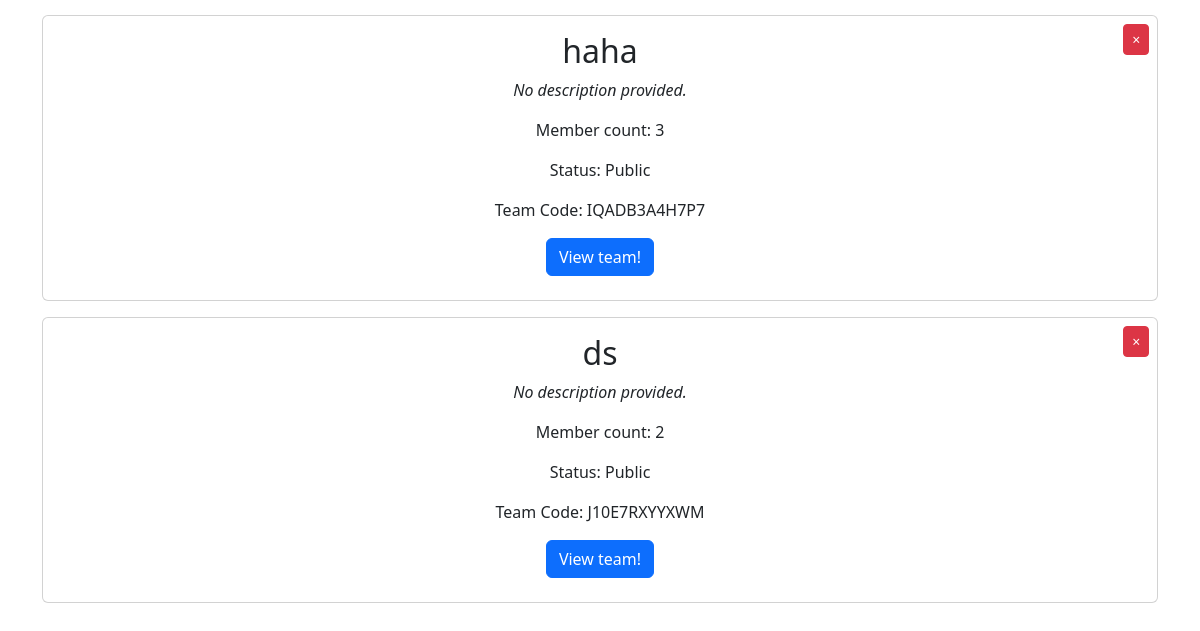
The page /teams (signed in, lower part) on the database as committed earlier.
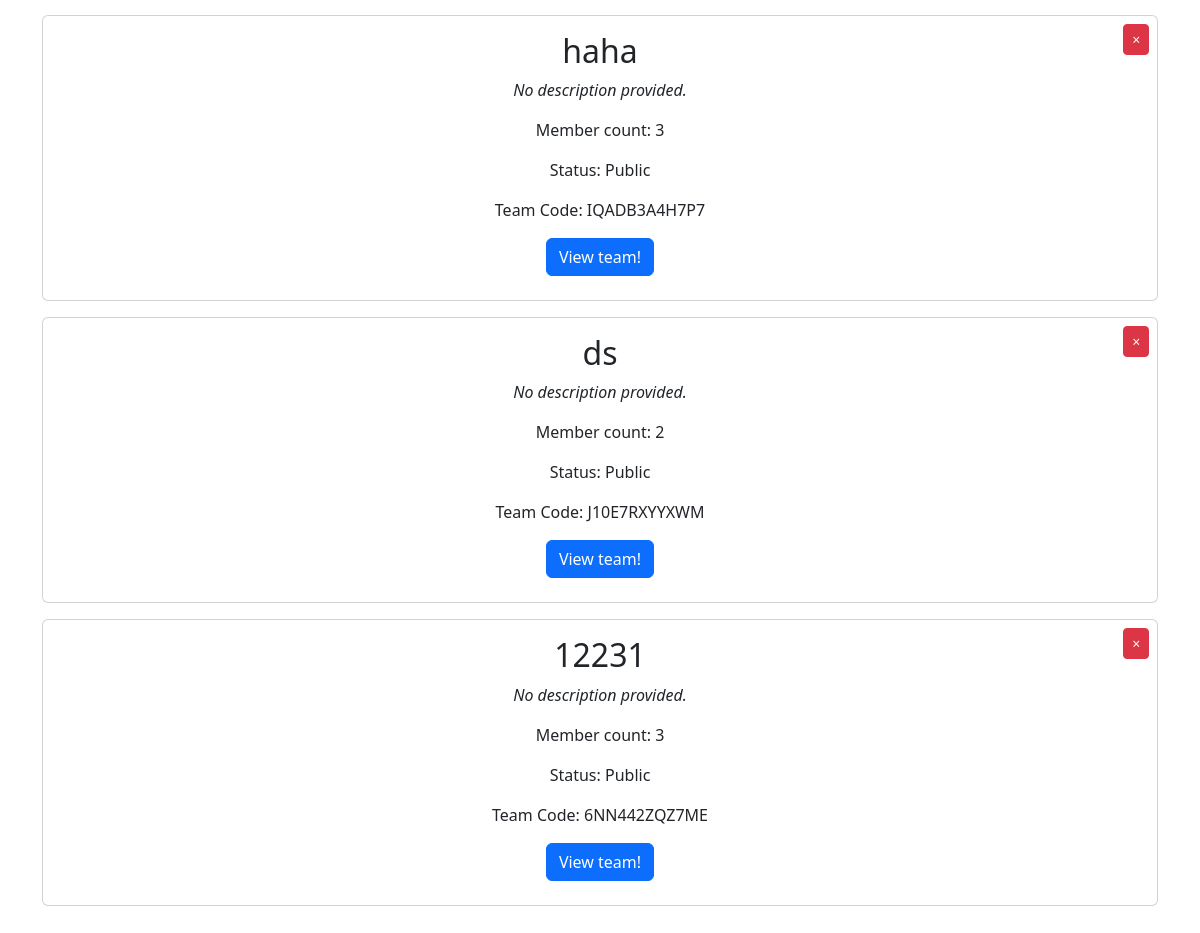
The same page on the database as committed later.
### tables this page shows
CREATE TABLE "team_members" (
    "team_id"   INTEGER NOT NULL,
    "user_id"   INTEGER NOT NULL,
    "privilege" TEXT,
    CONSTRAINT "fk_team_members_team_id" FOREIGN KEY("team_id") REFERENCES "teams"("id") ON DELETE CASCADE,
    CONSTRAINT "fk_team_members_user_id" FOREIGN KEY("user_id") REFERENCES "users"("id") ON DELETE CASCADE
);

CREATE TABLE "teams" (
    "id"    INTEGER NOT NULL UNIQUE,
    "code"  TEXT NOT NULL,
    "name"  TEXT NOT NULL UNIQUE,
    "description" TEXT,
    "access_type" TEXT NOT NULL,
    PRIMARY KEY("id" AUTOINCREMENT)
);

### app.py (the view)
@app.route("/teams", methods=["GET"])
@login_required
def view_teams():
    search_query = request.args.get("search", "")
    if search_query:
        teams = db.execute("""
            SELECT teams.id, teams.name, teams.description, teams.code, teams.access_type, team_members.privilege,
                (SELECT COUNT(*) FROM team_members WHERE team_members.team_id = teams.id) AS member_count
            FROM teams
            JOIN team_members ON teams.id = team_members.team_id
            WHERE team_members.user_id = ?
            AND teams.name LIKE ?
            ORDER BY team_members.privilege
            """, session["user_id"], f"%{search_query}%")
    else:
        teams = db.execute("""
            SELECT teams.id, teams.name, teams.description, teams.code, teams.access_type, team_members.privilege,
                (SELECT COUNT(*) FROM team_members WHERE team_members.team_id = teams.id) AS member_count
            FROM teams
            JOIN team_members ON teams.id = team_members.team_id
            WHERE team_members.user_id = ?
            ORDER BY team_members.privilege
            """, session["user_id"])
    return render_template("teams.html", teams=teams)

### app.py (called while the page is built)
@app.after_request
def after_request(response):
    response.headers["Cache-Control"] = "no-cache, no-store, must-revalidate"
    response.headers["Expires"] = 0
    response.headers["Pragma"] = "no-cache"
    return response

### helpers.py (called while the page is built)
def login_required(f):
    @wraps(f)
    def decorated_function(*args, **kwargs):
        if session.get("user_id") is None:
            flash("You must be logged in to access this page!")
            return render_template("login.html", request_path=request.path)
        return f(*args, **kwargs)
    return decorated_function

### templates/teams.html (shortened to what this page needs)
{% extends "layout.html" %}
{% block main %}
    <div id="team-related">
        {% set your_teams = teams | selectattr("privilege", "in", ["admin", "edit"]) | list %}
        {% set other_teams = teams | selectattr("privilege", "equalto", "read") | list %}
        {% if other_teams %}
        <div id="other-teams-section">
            {% for team in other_teams %}
                <div class="card text-center mb-3 position-relative">
                    <button type="button" class="btn btn-danger btn-sm position-absolute top-0 end-0 m-2" data-bs-toggle="modal" data-bs-target="#leave-teams-modal" data-team-name="{{ team.name }}" data-team-id="{{ team.id }}">
                        <i>&times;</i>
                    </button>
                    <div class="card-body">
                          <h2 class="card-title">{{ team.name }}</h2>
                        {% if team.description %}
                            <p class="card-text"><i>{{ team.description }}</i></p>
                        {% else %}
                            <p class="card-text"><i>No description provided.</i></p>
                        {% endif %}
                        <p class="card-text">Member count: {{ team.member_count }}</p>
                        <p class="card-text">Status: {{ team.access_type.capitalize() }}</p>
                        {% if team.access_type == "public" %}
                            <p class="card-text">Team Code: {{ team.code }}</p>
                        {% endif %}
                        <a href="/team/{{ team.name }}" class="btn btn-primary mb-2">View team!</a>
                    </div>
                </div>
            {% endfor %}
        </div>
        {% endif %}
    </div>
{% endblock %}

### templates/layout.html (shortened to what this page needs)
<!DOCTYPE html>
<html lang="en">
    <head>
        <link href="https://cdn.jsdelivr.net/npm/bootstrap@5.3.3/dist/css/bootstrap.min.css" rel="stylesheet">
        <link href="/static/styles.css" rel="stylesheet">
    </head>
    <body>
        <main class="container py-5 text-center">
            {% block main %}{% endblock %}
        </main>
    </body>
</html>

### static/styles.css (style rules this page uses)
.card, .btn, .form-control { transition: opacity 0.2s, transform 0.2s; }

Rows that differ between the two databases and show on the page:
added team_members: name "12231", member_count "3", access_type "Public", code "6NN442ZQZ7ME"
